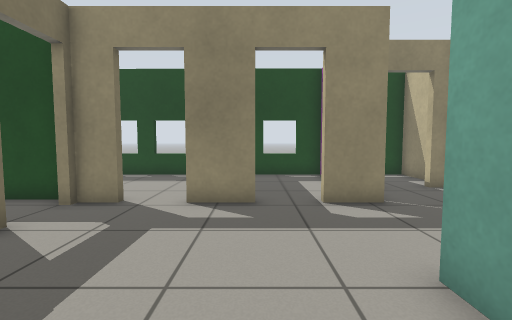
view 1 (above)

17 first-person views from a walk through a robot-simulator world made for Gazebo. The camera is 0.82 m above the floor, tilts 4° down and sees 85° across. The floor is counted in squares, 0.5 m on a side. Each view is taken from the middle of a square. On the plan, view 1 faces up. The plan holds only what a view shows up to about 15 squares ahead; the rest is blank. Simple patterns stand in for the simulator's built-in surfaces.

view 2
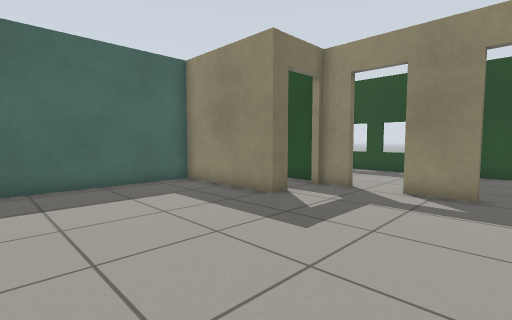

view 3
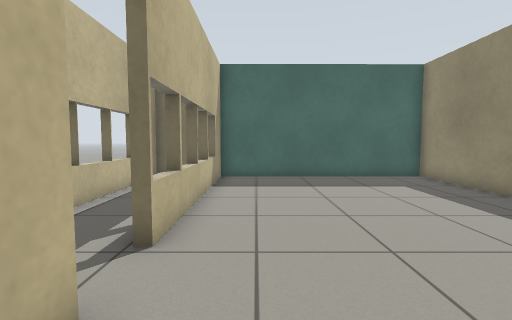

view 4
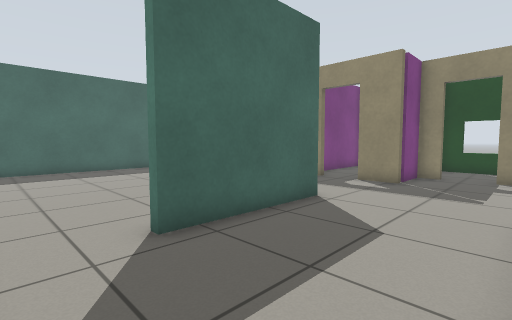

view 5
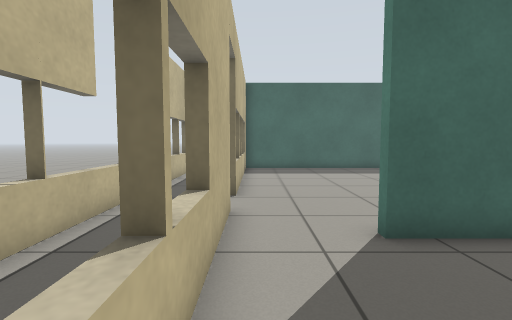

view 6
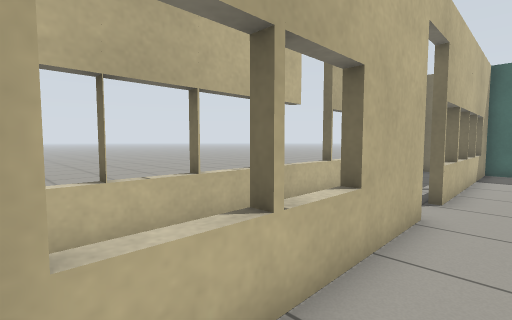

view 7
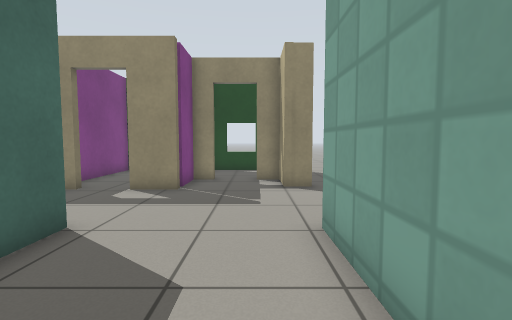

view 8
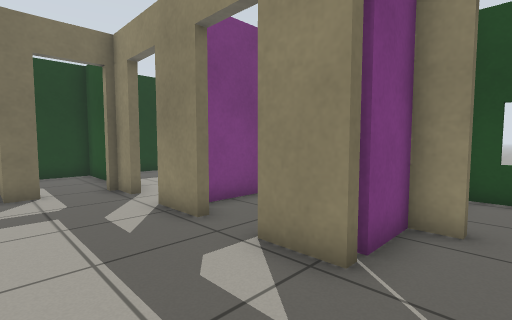

view 9
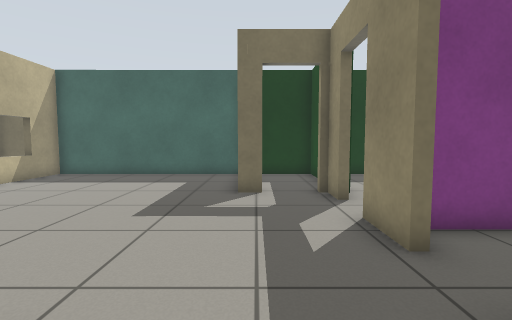

view 10
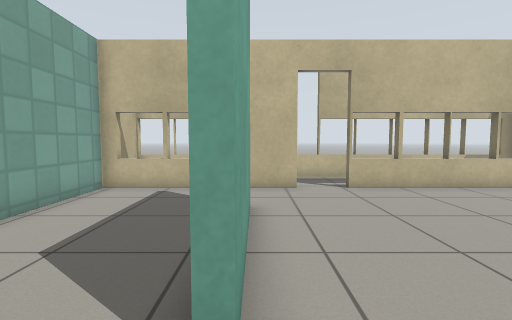

view 11
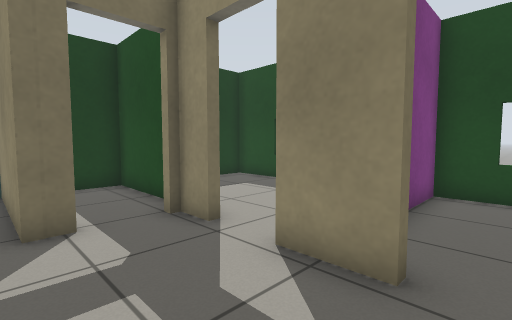

view 12
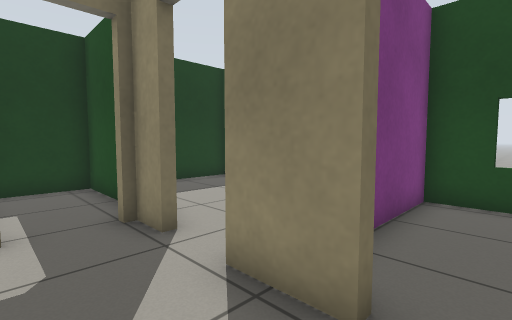

view 13
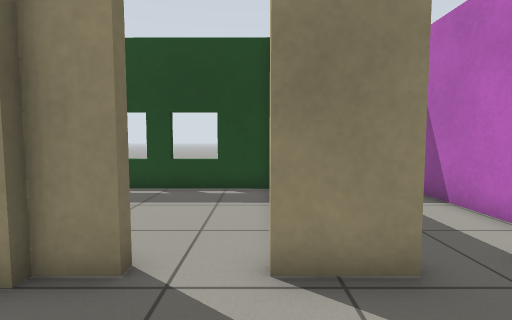

view 14
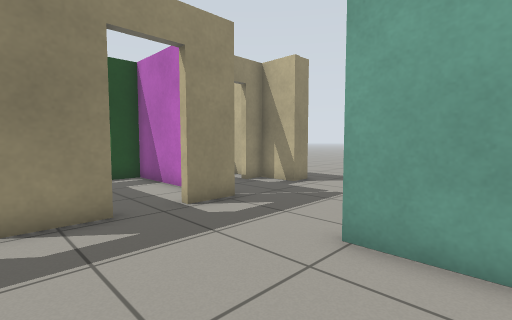

view 15
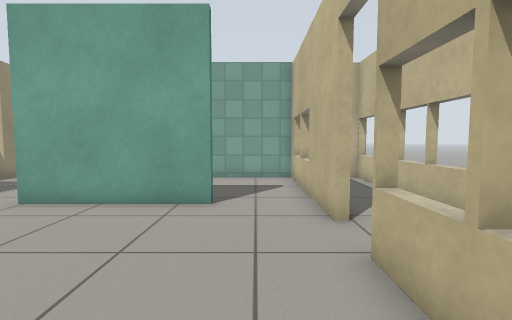

view 16
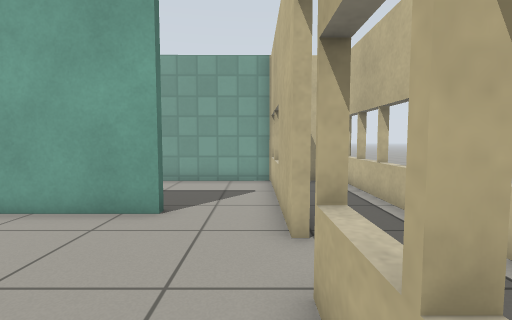

view 17
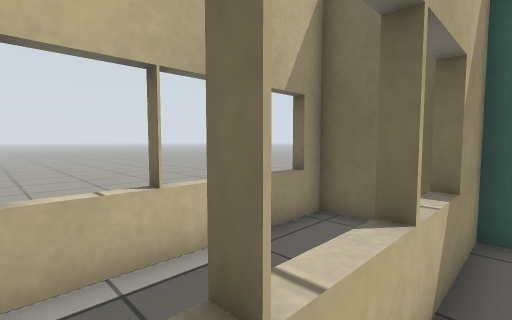

### Floor plan
Ten units are one square. View 1 is at (0, 0); x grows to the right and y downward. Boxes are objects, and circles mark ways between rooms. Rooms are numbered by the first view taken in them; rooms with no view inside come last. Other rooms are left out.
<svg viewBox="-101 -140 186 224">
<path fill="none" stroke="#000" d="M-47 -53 -47 -44 -96 -44 -96 46 -12 46M21 19 21 -33M6 46 16 46M-35 -73 -47 -73M0 -73 -19 -73M24 -33 24 19M35 -73 18 -73M80 -79 70 -79 70 -96 60 -96M16 46 73 46 72 -32M43 -96 34 -96 34 -78M73 79 73 53M-96 52 -96 75 74 75M-15 -134 -96 -135 -96 -96M31 -94 31 -134 -10 -134 -10 -81M-54 -77 -96 -77 -96 -53M70 -109 70 -133 35 -134"/>
<circle cx="20" cy="-50" r="3" fill="#2a7"/>
<circle cx="20" cy="30" r="3" fill="#2a7"/>
<circle cx="-5" cy="50" r="3" fill="#2a7"/>
<circle cx="-27" cy="-73" r="3" fill="#2a7"/>
<circle cx="7" cy="-73" r="3" fill="#2a7"/>
<circle cx="-50" cy="-65" r="3" fill="#2a7"/>
<circle cx="55" cy="-100" r="3" fill="#2a7"/>
<text x="-40" y="0">1</text>
<text x="50" y="-20">2</text>
<text x="-10" y="60">3</text>
<text x="-50" y="-100">4</text>
<text x="10" y="-100">5</text>
<text x="-80" y="-60">6</text>
<text x="50" y="-120">7</text>
</svg>
Room 1 opens to room 2. Room 1 opens to room 3. Room 1 opens to room 4. Room 1 opens to room 5. Room 1 opens to room 6. Room 2 opens to room 7.

Where each view was taken, in squares from view 1:
view 1: 0 up, 0 right, facing up
view 2: 2 down, 1 right, facing up-left
view 3: 3 down, 3 right, facing left
view 4: 4 down, 7 right, facing up-left
view 5: 4 down, 7 right, facing left
view 6: 3 down, 7 right, facing down-left
view 7: 2 down, 6 right, facing up
view 8: 4 up, 5 right, facing up-left
view 9: 5 up, 4 right, facing left
view 10: 5 up, 2 right, facing down
view 11: 4 up, 1 right, facing up-left
view 12: 5 up, 1 right, facing up-left
view 13: 4 up, 2 left, facing up
view 14: 1 up, 2 left, facing up-right
view 15: 3 down, 5 left, facing right
view 16: 4 down, 4 left, facing right
view 17: 4 down, 4 left, facing down-left
